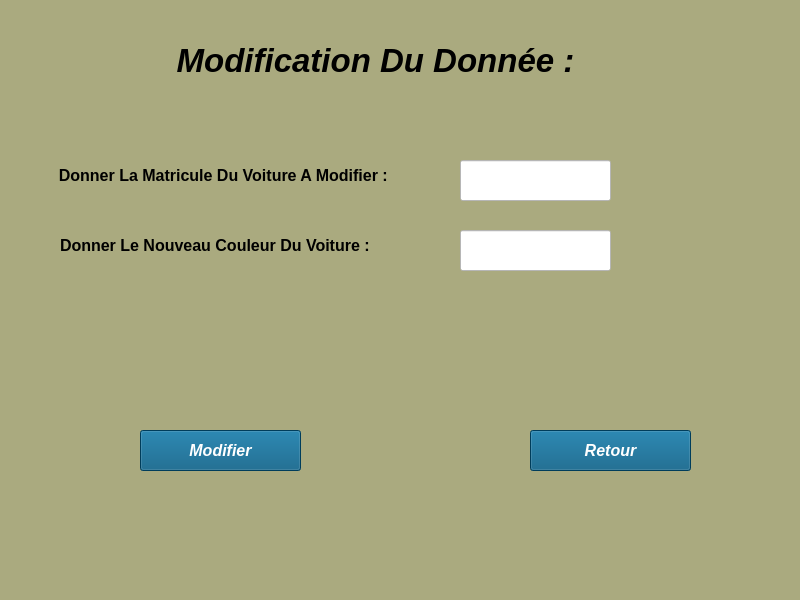
<?xml version="1.0" encoding="UTF-8"?>
<ui version="4.0">
 <class>Form</class>
 <widget class="QWidget" name="Form">
  <property name="geometry">
   <rect>
    <x>0</x>
    <y>0</y>
    <width>800</width>
    <height>600</height>
   </rect>
  </property>
  <property name="windowTitle">
   <string>Form</string>
  </property>
  <property name="styleSheet">
   <string notr="true">background-color: rgb(170, 170, 127);</string>
  </property>
  <widget class="QPushButton" name="annuler">
   <property name="geometry">
    <rect>
     <x>530</x>
     <y>430</y>
     <width>161</width>
     <height>41</height>
    </rect>
   </property>
   <property name="font">
    <font>
     <pointsize>12</pointsize>
     <weight>75</weight>
     <italic>true</italic>
     <bold>true</bold>
    </font>
   </property>
   <property name="styleSheet">
    <string notr="true">background-color: rgb(0, 85, 127);
color: rgb(255, 255, 255);</string>
   </property>
   <property name="text">
    <string>Retour</string>
   </property>
  </widget>
  <widget class="QPushButton" name="modifier">
   <property name="geometry">
    <rect>
     <x>140</x>
     <y>430</y>
     <width>161</width>
     <height>41</height>
    </rect>
   </property>
   <property name="font">
    <font>
     <pointsize>12</pointsize>
     <weight>75</weight>
     <italic>true</italic>
     <bold>true</bold>
    </font>
   </property>
   <property name="styleSheet">
    <string notr="true">background-color: rgb(0, 85, 127);
color: rgb(255, 255, 255);</string>
   </property>
   <property name="text">
    <string>Modifier</string>
   </property>
  </widget>
  <widget class="QLabel" name="label">
   <property name="geometry">
    <rect>
     <x>50</x>
     <y>160</y>
     <width>381</width>
     <height>31</height>
    </rect>
   </property>
   <property name="font">
    <font>
     <pointsize>12</pointsize>
     <weight>75</weight>
     <bold>true</bold>
    </font>
   </property>
   <property name="text">
    <string>  Donner La Matricule Du Voiture A Modifier : </string>
   </property>
  </widget>
  <widget class="QLabel" name="label_2">
   <property name="geometry">
    <rect>
     <x>60</x>
     <y>230</y>
     <width>371</width>
     <height>31</height>
    </rect>
   </property>
   <property name="font">
    <font>
     <pointsize>12</pointsize>
     <weight>75</weight>
     <italic>false</italic>
     <bold>true</bold>
    </font>
   </property>
   <property name="text">
    <string>Donner Le Nouveau Couleur Du Voiture :</string>
   </property>
  </widget>
  <widget class="QLineEdit" name="lire_mat">
   <property name="geometry">
    <rect>
     <x>460</x>
     <y>160</y>
     <width>151</width>
     <height>41</height>
    </rect>
   </property>
   <property name="font">
    <font>
     <pointsize>12</pointsize>
     <weight>75</weight>
     <bold>true</bold>
    </font>
   </property>
   <property name="styleSheet">
    <string notr="true">background-color: rgb(255, 255, 255);
color: rgb(255, 0, 0);</string>
   </property>
  </widget>
  <widget class="QLineEdit" name="lire_couleur">
   <property name="geometry">
    <rect>
     <x>460</x>
     <y>230</y>
     <width>151</width>
     <height>41</height>
    </rect>
   </property>
   <property name="font">
    <font>
     <pointsize>12</pointsize>
     <weight>75</weight>
     <bold>true</bold>
    </font>
   </property>
   <property name="styleSheet">
    <string notr="true">background-color: rgb(255, 255, 255);
color: rgb(255, 0, 0);</string>
   </property>
  </widget>
  <widget class="QLabel" name="label_3">
   <property name="geometry">
    <rect>
     <x>160</x>
     <y>40</y>
     <width>431</width>
     <height>41</height>
    </rect>
   </property>
   <property name="font">
    <font>
     <pointsize>25</pointsize>
     <weight>75</weight>
     <italic>true</italic>
     <bold>true</bold>
    </font>
   </property>
   <property name="text">
    <string>Modification Du Donnée :</string>
   </property>
   <property name="alignment">
    <set>Qt::AlignCenter</set>
   </property>
  </widget>
 </widget>
 <resources/>
 <connections/>
</ui>
